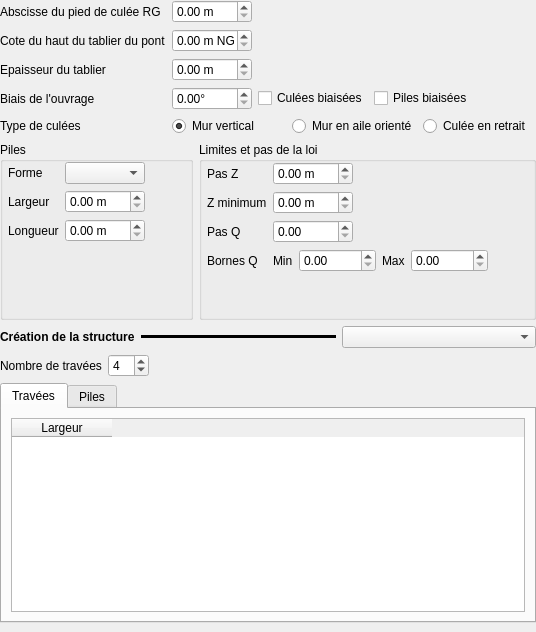
     <widget class="QWidget" name="ong_pc_test">
      <layout class="QVBoxLayout" name="verticalLayout_10">
       <property name="margin">
        <number>0</number>
       </property>
       <item>
        <layout class="QGridLayout" name="gridLayout_3">
         <item row="4" column="1">
          <layout class="QHBoxLayout" name="horizontalLayout_5">
           <item>
            <widget class="QDoubleSpinBox" name="dsb01_biai_ouv">
             <property name="minimumSize">
              <size>
               <width>80</width>
               <height>0</height>
              </size>
             </property>
             <property name="maximumSize">
              <size>
               <width>80</width>
               <height>16777215</height>
              </size>
             </property>
             <property name="suffix">
              <string>°</string>
             </property>
             <property name="maximum">
              <double>360.000000000000000</double>
             </property>
            </widget>
           </item>
           <item>
            <widget class="QCheckBox" name="cc01_biai_cul">
             <property name="text">
              <string>Culées biaisées</string>
             </property>
            </widget>
           </item>
           <item>
            <widget class="QCheckBox" name="cc01_biai_pil">
             <property name="text">
              <string>Piles biaisées</string>
             </property>
            </widget>
           </item>
           <item>
            <spacer name="horizontalSpacer_4">
             <property name="orientation">
              <enum>Qt::Horizontal</enum>
             </property>
             <property name="sizeHint" stdset="0">
              <size>
               <width>40</width>
               <height>20</height>
              </size>
             </property>
            </spacer>
           </item>
          </layout>
         </item>
         <item row="4" column="0">
          <widget class="QLabel" name="label_12">
           <property name="text">
            <string>Biais de l'ouvrage</string>
           </property>
          </widget>
         </item>
         <item row="2" column="1">
          <widget class="QDoubleSpinBox" name="dsb01_cote_tab">
           <property name="maximumSize">
            <size>
             <width>80</width>
             <height>16777215</height>
            </size>
           </property>
           <property name="suffix">
            <string> m NGF</string>
           </property>
           <property name="maximum">
            <double>10000.000000000000000</double>
           </property>
          </widget>
         </item>
         <item row="1" column="1">
          <widget class="QDoubleSpinBox" name="dsb01_abs_cul_rg">
           <property name="maximumSize">
            <size>
             <width>80</width>
             <height>16777215</height>
            </size>
           </property>
           <property name="suffix">
            <string> m</string>
           </property>
           <property name="maximum">
            <double>10000.000000000000000</double>
           </property>
          </widget>
         </item>
         <item row="1" column="0">
          <widget class="QLabel" name="label_20">
           <property name="text">
            <string>Abscisse du pied de culée RG</string>
           </property>
          </widget>
         </item>
         <item row="2" column="0">
          <widget class="QLabel" name="label_15">
           <property name="text">
            <string>Cote du haut du tablier du pont</string>
           </property>
          </widget>
         </item>
         <item row="3" column="0">
          <widget class="QLabel" name="label_16">
           <property name="text">
            <string>Epaisseur du tablier</string>
           </property>
          </widget>
         </item>
         <item row="3" column="1">
          <widget class="QDoubleSpinBox" name="dsb01_epai_tab">
           <property name="maximumSize">
            <size>
             <width>80</width>
             <height>16777215</height>
            </size>
           </property>
           <property name="suffix">
            <string> m</string>
           </property>
           <property name="maximum">
            <double>10000.000000000000000</double>
           </property>
          </widget>
         </item>
         <item row="5" column="0">
          <widget class="QLabel" name="label_3">
           <property name="text">
            <string>Type de culées</string>
           </property>
          </widget>
         </item>
         <item row="5" column="1">
          <layout class="QGridLayout" name="gridLayout_22">
           <item row="0" column="1">
            <widget class="QRadioButton" name="rb01_form_cul0">
             <property name="text">
              <string>Mur vertical</string>
             </property>
             <property name="iconSize">
              <size>
               <width>44</width>
               <height>27</height>
              </size>
             </property>
             <property name="checked">
              <bool>true</bool>
             </property>
            </widget>
           </item>
           <item row="0" column="3">
            <widget class="QRadioButton" name="rb01_form_cul2">
             <property name="text">
              <string>Culée en retrait</string>
             </property>
             <property name="iconSize">
              <size>
               <width>65</width>
               <height>27</height>
              </size>
             </property>
            </widget>
           </item>
           <item row="0" column="2">
            <widget class="QRadioButton" name="rb01_form_cul1">
             <property name="text">
              <string>Mur en aile orienté</string>
             </property>
             <property name="iconSize">
              <size>
               <width>62</width>
               <height>27</height>
              </size>
             </property>
             <property name="checked">
              <bool>false</bool>
             </property>
            </widget>
           </item>
          </layout>
         </item>
        </layout>
       </item>
       <item>
        <layout class="QGridLayout" name="gridLayout_18">
         <item row="0" column="0">
          <widget class="QGroupBox" name="groupBox_11">
           <property name="title">
            <string>Piles</string>
           </property>
           <layout class="QVBoxLayout" name="verticalLayout_23">
            <property name="leftMargin">
             <number>5</number>
            </property>
            <property name="topMargin">
             <number>0</number>
            </property>
            <property name="rightMargin">
             <number>5</number>
            </property>
            <property name="bottomMargin">
             <number>5</number>
            </property>
            <item>
             <layout class="QGridLayout" name="gridLayout_19">
              <item row="2" column="1">
               <widget class="QDoubleSpinBox" name="dsb01_long_pil">
                <property name="maximumSize">
                 <size>
                  <width>80</width>
                  <height>16777215</height>
                 </size>
                </property>
                <property name="suffix">
                 <string> m</string>
                </property>
                <property name="maximum">
                 <double>10000.000000000000000</double>
                </property>
               </widget>
              </item>
              <item row="1" column="1">
               <widget class="QDoubleSpinBox" name="dsb01_larg_pil">
                <property name="maximumSize">
                 <size>
                  <width>80</width>
                  <height>16777215</height>
                 </size>
                </property>
                <property name="suffix">
                 <string> m</string>
                </property>
                <property name="maximum">
                 <double>10000.000000000000000</double>
                </property>
               </widget>
              </item>
              <item row="2" column="0">
               <widget class="QLabel" name="label_54">
                <property name="text">
                 <string>Longueur</string>
                </property>
               </widget>
              </item>
              <item row="1" column="0">
               <widget class="QLabel" name="label_55">
                <property name="text">
                 <string>Largeur</string>
                </property>
               </widget>
              </item>
              <item row="1" column="2">
               <spacer name="horizontalSpacer_18">
                <property name="orientation">
                 <enum>Qt::Horizontal</enum>
                </property>
                <property name="sizeHint" stdset="0">
                 <size>
                  <width>40</width>
                  <height>20</height>
                 </size>
                </property>
               </spacer>
              </item>
              <item row="0" column="0">
               <widget class="QLabel" name="label_56">
                <property name="text">
                 <string>Forme</string>
                </property>
               </widget>
              </item>
              <item row="0" column="1">
               <widget class="QComboBox" name="cb01_form_pil"/>
              </item>
             </layout>
            </item>
            <item>
             <spacer name="verticalSpacer_14">
              <property name="orientation">
               <enum>Qt::Vertical</enum>
              </property>
              <property name="sizeHint" stdset="0">
               <size>
                <width>20</width>
                <height>40</height>
               </size>
              </property>
             </spacer>
            </item>
           </layout>
          </widget>
         </item>
         <item row="0" column="1">
          <widget class="QGroupBox" name="groupBox_13">
           <property name="title">
            <string>Limites et pas de la loi</string>
           </property>
           <layout class="QVBoxLayout" name="verticalLayout_25">
            <property name="leftMargin">
             <number>5</number>
            </property>
            <property name="topMargin">
             <number>0</number>
            </property>
            <property name="rightMargin">
             <number>5</number>
            </property>
            <property name="bottomMargin">
             <number>5</number>
            </property>
            <item>
             <layout class="QGridLayout" name="gridLayout_21">
              <item row="0" column="1">
               <widget class="QDoubleSpinBox" name="dsb01_h_pas">
                <property name="maximumSize">
                 <size>
                  <width>80</width>
                  <height>16777215</height>
                 </size>
                </property>
                <property name="suffix">
                 <string> m</string>
                </property>
                <property name="maximum">
                 <double>10000.000000000000000</double>
                </property>
               </widget>
              </item>
              <item row="1" column="0">
               <widget class="QLabel" name="label_59">
                <property name="text">
                 <string>Z minimum</string>
                </property>
               </widget>
              </item>
              <item row="1" column="1">
               <widget class="QDoubleSpinBox" name="dsb01_h_min">
                <property name="maximumSize">
                 <size>
                  <width>80</width>
                  <height>16777215</height>
                 </size>
                </property>
                <property name="suffix">
                 <string> m</string>
                </property>
                <property name="maximum">
                 <double>10000.000000000000000</double>
                </property>
               </widget>
              </item>
              <item row="0" column="0">
               <widget class="QLabel" name="label_60">
                <property name="text">
                 <string>Pas Z</string>
                </property>
               </widget>
              </item>
              <item row="2" column="1">
               <widget class="QDoubleSpinBox" name="dsb01_q_pas">
                <property name="maximumSize">
                 <size>
                  <width>80</width>
                  <height>16777215</height>
                 </size>
                </property>
                <property name="suffix">
                 <string/>
                </property>
                <property name="maximum">
                 <double>10000.000000000000000</double>
                </property>
               </widget>
              </item>
              <item row="2" column="0">
               <widget class="QLabel" name="label_61">
                <property name="text">
                 <string>Pas Q</string>
                </property>
               </widget>
              </item>
              <item row="3" column="0">
               <widget class="QLabel" name="label_62">
                <property name="text">
                 <string>Bornes Q</string>
                </property>
               </widget>
              </item>
              <item row="3" column="1">
               <layout class="QHBoxLayout" name="horizontalLayout_14">
                <item>
                 <widget class="QLabel" name="label_63">
                  <property name="text">
                   <string>Min</string>
                  </property>
                 </widget>
                </item>
                <item>
                 <widget class="QDoubleSpinBox" name="dsb01_q_min">
                  <property name="maximumSize">
                   <size>
                    <width>80</width>
                    <height>16777215</height>
                   </size>
                  </property>
                  <property name="suffix">
                   <string/>
                  </property>
                  <property name="maximum">
                   <double>10000.000000000000000</double>
                  </property>
                 </widget>
                </item>
                <item>
                 <widget class="QLabel" name="label_64">
                  <property name="text">
                   <string>Max</string>
                  </property>
                 </widget>
                </item>
                <item>
                 <widget class="QDoubleSpinBox" name="dsb01_q_max">
                  <property name="maximumSize">
                   <size>
                    <width>80</width>
                    <height>16777215</height>
                   </size>
                  </property>
                  <property name="suffix">
                   <string/>
                  </property>
                  <property name="maximum">
                   <double>10000.000000000000000</double>
                  </property>
                 </widget>
                </item>
                <item>
                 <spacer name="horizontalSpacer_20">
                  <property name="orientation">
                   <enum>Qt::Horizontal</enum>
                  </property>
                  <property name="sizeHint" stdset="0">
                   <size>
                    <width>40</width>
                    <height>20</height>
                   </size>
                  </property>
                 </spacer>
                </item>
               </layout>
              </item>
             </layout>
            </item>
            <item>
             <spacer name="verticalSpacer_16">
              <property name="orientation">
               <enum>Qt::Vertical</enum>
              </property>
              <property name="sizeHint" stdset="0">
               <size>
                <width>20</width>
                <height>40</height>
               </size>
              </property>
             </spacer>
            </item>
           </layout>
          </widget>
         </item>
        </layout>
       </item>
       <item>
        <layout class="QHBoxLayout" name="horizontalLayout_7">
         <item>
          <widget class="QLabel" name="label_65">
           <property name="sizePolicy">
            <sizepolicy hsizetype="Maximum" vsizetype="Preferred">
             <horstretch>0</horstretch>
             <verstretch>0</verstretch>
            </sizepolicy>
           </property>
           <property name="font">
            <font>
             <weight>75</weight>
             <bold>true</bold>
            </font>
           </property>
           <property name="text">
            <string>Création de la structure</string>
           </property>
          </widget>
         </item>
         <item>
          <widget class="Line" name="line_4">
           <property name="frameShadow">
            <enum>QFrame::Plain</enum>
           </property>
           <property name="lineWidth">
            <number>10</number>
           </property>
           <property name="midLineWidth">
            <number>4</number>
           </property>
           <property name="orientation">
            <enum>Qt::Horizontal</enum>
           </property>
          </widget>
         </item>
         <item>
          <widget class="QComboBox" name="cb01_met_crea">
           <property name="maximumSize">
            <size>
             <width>300</width>
             <height>16777215</height>
            </size>
           </property>
          </widget>
         </item>
        </layout>
       </item>
       <item>
        <widget class="QStackedWidget" name="sw01_elem">
         <property name="sizePolicy">
          <sizepolicy hsizetype="Expanding" vsizetype="Preferred">
           <horstretch>0</horstretch>
           <verstretch>0</verstretch>
          </sizepolicy>
         </property>
         <property name="currentIndex">
          <number>0</number>
         </property>
         <widget class="QWidget" name="ong010_met">
          <layout class="QVBoxLayout" name="verticalLayout_5">
           <property name="leftMargin">
            <number>0</number>
           </property>
           <property name="topMargin">
            <number>0</number>
           </property>
           <property name="rightMargin">
            <number>0</number>
           </property>
           <item>
            <layout class="QHBoxLayout" name="horizontalLayout_9">
             <item>
              <widget class="QLabel" name="label_66">
               <property name="text">
                <string>Nombre de travées</string>
               </property>
              </widget>
             </item>
             <item>
              <widget class="QSpinBox" name="sb010_nb_trav">
               <property name="maximumSize">
                <size>
                 <width>80</width>
                 <height>16777215</height>
                </size>
               </property>
               <property name="value">
                <number>4</number>
               </property>
              </widget>
             </item>
             <item>
              <spacer name="horizontalSpacer_7">
               <property name="orientation">
                <enum>Qt::Horizontal</enum>
               </property>
               <property name="sizeHint" stdset="0">
                <size>
                 <width>40</width>
                 <height>20</height>
                </size>
               </property>
              </spacer>
             </item>
            </layout>
           </item>
           <item>
            <widget class="QTabWidget" name="clas010_met">
             <property name="currentIndex">
              <number>0</number>
             </property>
             <widget class="QWidget" name="ong010_trav">
              <attribute name="title">
               <string>Travées</string>
              </attribute>
              <layout class="QVBoxLayout" name="verticalLayout_7">
               <item>
                <widget class="QTableWidget" name="tab010_trav">
                 <property name="sizePolicy">
                  <sizepolicy hsizetype="Minimum" vsizetype="Expanding">
                   <horstretch>0</horstretch>
                   <verstretch>0</verstretch>
                  </sizepolicy>
                 </property>
                 <property name="alternatingRowColors">
                  <bool>true</bool>
                 </property>
                 <attribute name="verticalHeaderDefaultSectionSize">
                  <number>24</number>
                 </attribute>
                 <column>
                  <property name="text">
                   <string>Largeur</string>
                  </property>
                 </column>
                </widget>
               </item>
              </layout>
             </widget>
             <widget class="QWidget" name="ong010_pile">
              <attribute name="title">
               <string>Piles</string>
              </attribute>
              <layout class="QVBoxLayout" name="verticalLayout_9">
               <item>
                <widget class="QTableWidget" name="tab010_pile">
                 <property name="enabled">
                  <bool>false</bool>
                 </property>
                 <property name="alternatingRowColors">
                  <bool>true</bool>
                 </property>
                 <attribute name="verticalHeaderDefaultSectionSize">
                  <number>24</number>
                 </attribute>
                 <column>
                  <property name="text">
                   <string>Forme</string>
                  </property>
                 </column>
                 <column>
                  <property name="text">
                   <string>Largeur</string>
                  </property>
                 </column>
                 <column>
                  <property name="text">
                   <string>Biais de la pile par rapport à l'axe du pont</string>
                  </property>
                 </column>
                </widget>
               </item>
              </layout>
             </widget>
            </widget>
           </item>
          </layout>
         </widget>
         <widget class="QWidget" name="ong011_met"/>
        </widget>
       </item>
      </layout>
     </widget>
